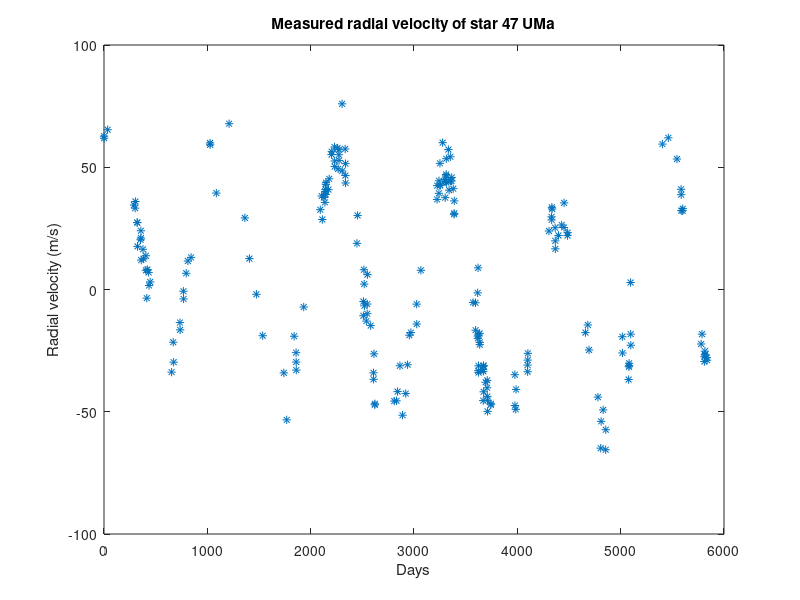

This figure's MATLAB source: (Note: this script raises an error after producing the figure.)
clear all;
close all;

% Get data for star
data = importdata('u1.txt');
days = data(:, 1);
vel = data(:, 2);
days = days - days(1);

% Just show data
figure;
plot(days, vel, '*');
title('Measured radial velocity of star 47 UMa');
xlabel('Days');
ylabel('Radial velocity (m/s)');

% Plot Lomb-Scargle periodogram
vel = vel.*hanning(length(vel));
[power, frequncy] = plomb(vel, days);
plot(1./frequncy, power);
axis([0 8000 0 2.5*10^6]);
title('Lomb-Scargle periodogram of 47 UMa radial velocity');
xlabel('Period (days)');
ylabel('Power');

% Find highest peak
[peaks, peak_freqs] = findpeaks(power, 'SortStr', 'descend');
disp(['Period of closest planet: ' num2str(1./frequncy(peak_freqs(1)), 5) ' days']);